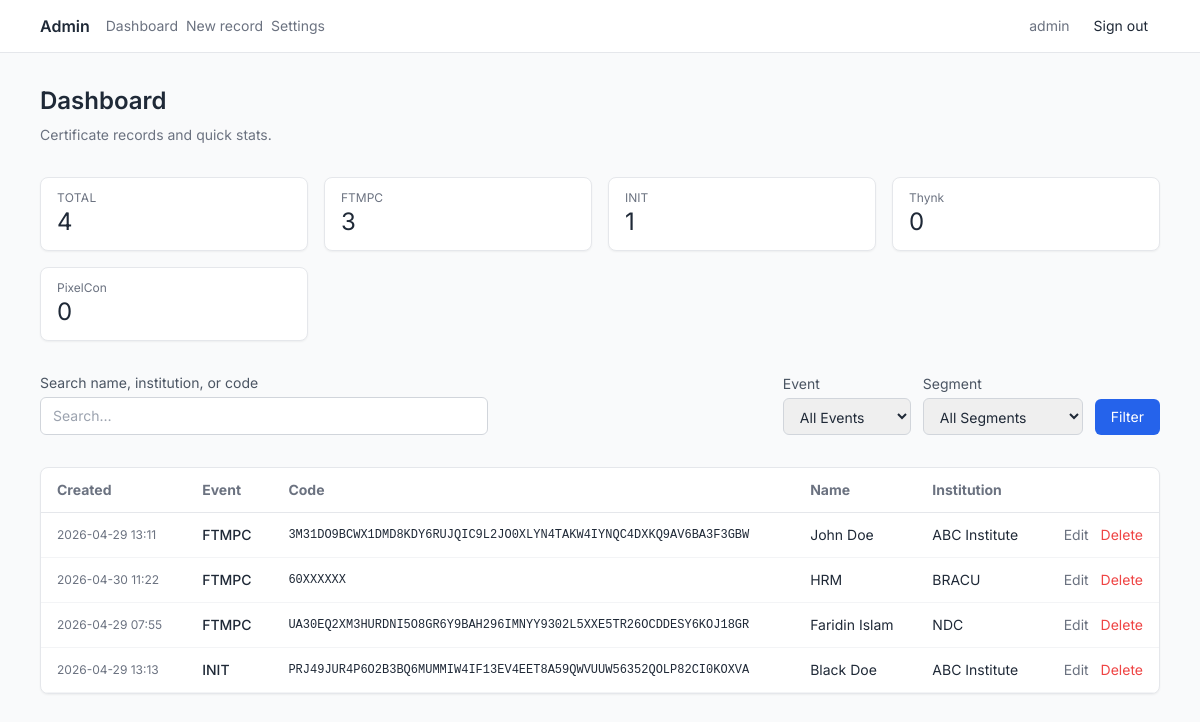
Screenshot of /admin/?page=1&q=&sort=name&order=desc&event=&segment= (signed in) with the database file from the repository.
### app/models.py (models this page shows)
class Admin(db.Model):
    __tablename__ = "admins"
    id = db.Column(db.Integer, primary_key=True)
    username = db.Column(db.String(128), nullable=False, unique=True, index=True)
    password_hash = db.Column(db.String(256), nullable=False)
    api_token_hash = db.Column(db.String(256), nullable=True)
    api_token_created_at = db.Column(db.DateTime(timezone=True), nullable=True)

class Certificate(db.Model):
    __tablename__ = "certificates"
    id = db.Column(db.Integer, primary_key=True)
    event = db.Column(db.String(64), nullable=False, index=True)
    verification_code = db.Column(db.String(64), nullable=False)
    name = db.Column(db.String(256), nullable=False)
    institution = db.Column(db.String(256), nullable=False)
    segment = db.Column(db.String(256), nullable=True)
    prize_place = db.Column(db.String(256), nullable=False)
    installment = db.Column(db.String(256), nullable=False)
    created_at = db.Column(db.DateTime(timezone=True), nullable=False)
    __table_args__ = (
        db.UniqueConstraint("event", "verification_code", name="uix_event_verification_code"),
        db.Index("idx_verification_code", "verification_code"),
    )

### app/routes/admin.py (the view)
@bp.route("/")
@login_required
def dashboard():
    page = max(1, request.args.get("page", 1, type=int))
    sort = request.args.get("sort", "created_at")
    order = request.args.get("order", "desc")
    search = request.args.get("q", "", type=str)
    event_filter = request.args.get("event", "", type=str)
    segment_filter = request.args.get("segment", "", type=str)
    sort_dir = -1 if order == "desc" else 1
    rows, total = m.certificate_list_paginated(
        page=page,
        per_page=Config.PER_PAGE,
        sort_field=sort,
        sort_dir=sort_dir,
        search=search or None,
        event_filter=event_filter or None,
        segment_filter=segment_filter or None,
    )
    stats = m.certificate_stats()
    pages = (total + Config.PER_PAGE - 1) // Config.PER_PAGE if total else 1
    segments = m.certificate_get_unique_segments()
    return render_template(
        "admin/dashboard.html",
        rows=rows,
        page=page,
        pages=pages,
        total=total,
        sort=sort,
        order=order,
        q=search or "",
        event_filter=event_filter,
        segment_filter=segment_filter,
        stats=stats,
        events=Config.EVENTS,
        segments=segments,
    )

### app/auth.py (called while the page is built)
def load_user(user_id: str) -> AdminUser | None:
    doc = m.admin_get_by_id(user_id)
    if not doc:
        return None
    return AdminUser(doc)

### app/models.py (called while the page is built)
def _certificate_to_dict(cert: Certificate) -> dict[str, Any]:
    return {
        "_id": str(cert.id),
        "event": cert.event,
        "verification_code": cert.verification_code,
        "name": cert.name,
        "institution": cert.institution,
        "segment": cert.segment,
        "prize_place": cert.prize_place,
        "installment": cert.installment,
        "created_at": cert.created_at,
    }

def _admin_to_dict(admin: Admin) -> dict[str, Any]:
    return {
        "_id": str(admin.id),
        "username": admin.username,
        "password_hash": admin.password_hash,
        "api_token_hash": admin.api_token_hash,
        "api_token_created_at": admin.api_token_created_at,
    }

def certificate_get_unique_segments() -> list[str]:
    segments = db.session.query(Certificate.segment).distinct().filter(
        Certificate.segment.isnot(None),
        Certificate.segment != ""
    ).all()
    return [s[0] for s in segments if s[0]]

def certificate_stats() -> dict[str, Any]:
    total = Certificate.query.count()
    counts = (
        db.session.query(Certificate.event, func.count(Certificate.id))
        .group_by(Certificate.event)
        .all()
    )
    by_event = {event: count for event, count in counts}
    return {"total": total, "by_event": by_event}

def admin_get_by_id(user_id: str) -> dict | None:
    try:
        admin_id = int(user_id)
    except ValueError:
        return None
    admin = Admin.query.get(admin_id)
    return _admin_to_dict(admin) if admin else None

### app/templates/admin/dashboard.html (shortened to what this page needs)
{% extends "admin/base.html" %}
{% block admin_body %}
  <div class="space-y-8 step-enter">
    <div>
      <h1 class="text-2xl font-semibold text-gray-800 mb-2">Dashboard</h1>
      <p class="text-gray-500 text-sm">Certificate records and quick stats.</p>
    </div>
    <div class="grid grid-cols-1 sm:grid-cols-2 lg:grid-cols-4 gap-4">
      <div class="bg-white shadow-sm border border-gray-200 rounded-lg px-4 py-3">
        <div class="text-gray-500 text-xs uppercase tracking-wide">Total</div>
        <div class="text-2xl text-gray-800">{{ stats.total }}</div>
      </div>
      {% for ev in events %}
        <div class="bg-white shadow-sm border border-gray-200 rounded-lg px-4 py-3">
          <div class="text-gray-500 text-xs">{{ ev }}</div>
          <div class="text-2xl text-gray-800">{{ stats.by_event.get(ev, 0) }}</div>
        </div>
      {% endfor %}
    </div>
    <form
      method="get"
      action="{{ url_for('admin.dashboard') }}"
      class="flex flex-col sm:flex-row gap-3 items-stretch sm:items-end"
    >
      <div class="flex-1">
        <label class="block text-sm text-gray-600 mb-1">Search name, institution, or code</label>
        <input
          type="search"
          name="q"
          value="{{ q }}"
          class="w-full max-w-md px-3 py-2 border border-gray-300 rounded-md text-sm focus:outline-none focus:ring-2 focus:ring-blue-500"
          placeholder="Search…"
        />
      </div>
      <div class="w-32">
        <label class="block text-sm text-gray-600 mb-1">Event</label>
        <select
          name="event"
          class="w-full px-3 py-2 border border-gray-300 rounded-md text-sm focus:outline-none focus:ring-2 focus:ring-blue-500"
        >
          <option value="">All Events</option>
        </select>
      </div>
      <div class="w-40">
        <label class="block text-sm text-gray-600 mb-1">Segment</label>
        <select
          name="segment"
          class="w-full px-3 py-2 border border-gray-300 rounded-md text-sm focus:outline-none focus:ring-2 focus:ring-blue-500"
        >
          <option value="">All Segments</option>
        </select>
      </div>
      <button type="submit" class="px-4 py-2 bg-blue-600 text-white rounded-md hover:bg-blue-700 transition-colors text-sm">Filter</button>
    </form>
    <div class="overflow-x-auto rounded-lg border border-gray-200 bg-white shadow-sm">
      <table class="w-full text-sm">
        <thead>
          <tr class="text-gray-500 border-b border-gray-200">
            <th class="text-left px-4 py-3">
              {% if sort == 'created_at' %}
                {% set noc = 'asc' if order == 'desc' else 'desc' %}
              {% else %}
                {% set noc = 'desc' %}
              {% endif %}
              <a
                class="hover:text-blue-600"
                href="{{ url_for('admin.dashboard', page=1, q=q, sort='created_at', order=noc, event=event_filter, segment=segment_filter) }}"
                >Created</a
              >
            </th>
            <th class="text-left px-4 py-3">
              {% if sort == 'event' %}
                {% set noe = 'asc' if order == 'desc' else 'desc' %}
              {% else %}
                {% set noe = 'asc' %}
              {% endif %}
              <a
                class="hover:text-blue-600"
                href="{{ url_for('admin.dashboard', page=1, q=q, sort='event', order=noe, event=event_filter, segment=segment_filter) }}"
                >Event</a
              >
            </th>
            <th class="text-left px-4 py-3">
              {% if sort == 'verification_code' %}
                {% set nov = 'asc' if order == 'desc' else 'desc' %}
              {% else %}
                {% set nov = 'asc' %}
              {% endif %}
              <a
                class="hover:text-blue-600"
                href="{{ url_for('admin.dashboard', page=1, q=q, sort='verification_code', order=nov, event=event_filter, segment=segment_filter) }}"
                >Code</a
              >
            </th>
            <th class="text-left px-4 py-3">
              {% if sort == 'name' %}
                {% set non = 'asc' if order == 'desc' else 'desc' %}
              {% else %}
                {% set non = 'asc' %}
              {% endif %}
              <a
                class="hover:text-blue-600"
                href="{{ url_for('admin.dashboard', page=1, q=q, sort='name', order=non, event=event_filter, segment=segment_filter) }}"
                >Name</a
              >
            </th>
            <th class="text-left px-4 py-3">Institution</th>
            <th class="text-right px-4 py-3"></th>
          </tr>
        </thead>
        <tbody>
          {% for row in rows %}
            <tr class="border-b border-gray-100 hover:bg-gray-50">
              <td class="whitespace-nowrap text-xs text-gray-500 px-4 py-3">
                {{ row.created_at.strftime('%Y-%m-%d %H:%M') if row.created_at else '—' }}
              </td>
              <td class="font-medium px-4 py-3">{{ row.event }}</td>
              <td class="font-mono text-xs px-4 py-3">{{ row.verification_code }}</td>
              <td class="px-4 py-3">{{ row.name }}</td>
              <td class="max-w-[12rem] truncate px-4 py-3" title="{{ row.institution }}">
                {{ row.institution }}
              </td>
              <td class="text-right whitespace-nowrap px-4 py-3">
                <a
                  href="{{ url_for('admin.certificate_edit', oid=row._id) }}"
                  class="text-sm text-gray-500 hover:text-blue-600"
                  >Edit</a
                >
                <form
                  method="post"
                  action="{{ url_for('admin.certificate_delete', oid=row._id) }}"
                  class="inline ml-2"
                  onsubmit="return confirm('Delete this record?');"
                >
                  <button type="submit" class="text-sm text-red-500 hover:text-red-700">Delete</button>
                </form>
              </td>
            </tr>
          {% else %}
            <tr>
              <td colspan="6" class="text-center text-gray-500 py-8">No records yet.</td>
            </tr>
          {% endfor %}
        </tbody>
      </table>
    </div>
  </div>
{% endblock %}

### app/templates/admin/base.html (shortened to what this page needs)
{% extends "base.html" %}
{% block body %}
  <div class="min-h-screen flex flex-col bg-gray-50">
    <header
      class="border-b border-gray-200 bg-white/90 backdrop-blur-sm sticky top-0 z-20"
    >
      <div class="max-w-6xl mx-auto px-4 py-3 flex flex-wrap items-center justify-between gap-3">
        <div class="flex items-center gap-4">
          <a href="{{ url_for('admin.dashboard') }}" class="font-semibold text-gray-800"
            >Admin</a
          >
          <nav class="flex gap-2 text-sm">
            <a
              href="{{ url_for('admin.dashboard') }}"
              class="text-gray-500 hover:text-blue-600 transition-all duration-300"
              >Dashboard</a
            >
            <a
              href="{{ url_for('admin.certificate_new') }}"
              class="text-gray-500 hover:text-blue-600 transition-all duration-300"
              >New record</a
            >
            <a
              href="{{ url_for('admin.settings') }}"
              class="text-gray-500 hover:text-blue-600 transition-all duration-300"
              >Settings</a
            >
          </nav>
        </div>
        <div class="flex items-center gap-3 text-sm">
          {% if current_user.is_authenticated %}
            <span class="text-gray-500">{{ current_user.username }}</span>
            <a href="{{ url_for('admin.logout') }}" class="px-3 py-1 text-sm hover:bg-gray-100 rounded">Sign out</a>
          {% endif %}
        </div>
      </div>
    </header>
    <main class="flex-1 max-w-6xl w-full mx-auto px-4 py-8">
      {% block admin_body %}{% endblock %}
    </main>
  </div>
{% endblock %}

### app/static/css/app.css (style rules this page uses)
:root { --color-primary: #2563EB; --color-background-dark: #FFFFFF; --color-surface-dark: #F3F4F6; --color-text-muted: #6B7280; --color-background-light: #FFFFFF; --color-surface-light: #F9FAFB; --color-accent: #2563EB; --color-muted-strong: #9CA3AF; }
.step-enter { animation: step-enter 0.45s ease-out both; }

### rows the page displays
Admin: username "admin"
Certificate: event "FTMPC", by_event.get "3", created_at "2026-04-29 13:11", verification_code "3M31DO9BCWX1DMD8KDY6RUJQIC9L2JO0XLYN4TAKW4IYNQC4DXKQ9AV6BA3F3GBW", name "John Doe", institution "ABC Institute"
Certificate: created_at "2026-04-30 11:22", event "FTMPC", verification_code "60XXXXXX", name "HRM", institution "BRACU"
Certificate: created_at "2026-04-29 07:55", event "FTMPC", verification_code "UA30EQ2XM3HURDNI5O8GR6Y9BAH296IMNYY9302L5XXE5TR26OCDDESY6KOJ18GR", name "Faridin Islam", institution "NDC"
Certificate: created_at "2026-04-29 13:13", event "INIT", verification_code "PRJ49JUR4P6O2B3BQ6MUMMIW4IF13EV4EET8A59QWVUUW56352QOLP82CI0KOXVA", name "Black Doe", institution "ABC Institute"

### other values shown
{{ stats.total }} "4"
{{ ev }} "INIT" "Thynk" "PixelCon"
{{ stats.by_event.get(ev, 0) }} "1" "0" "0"
